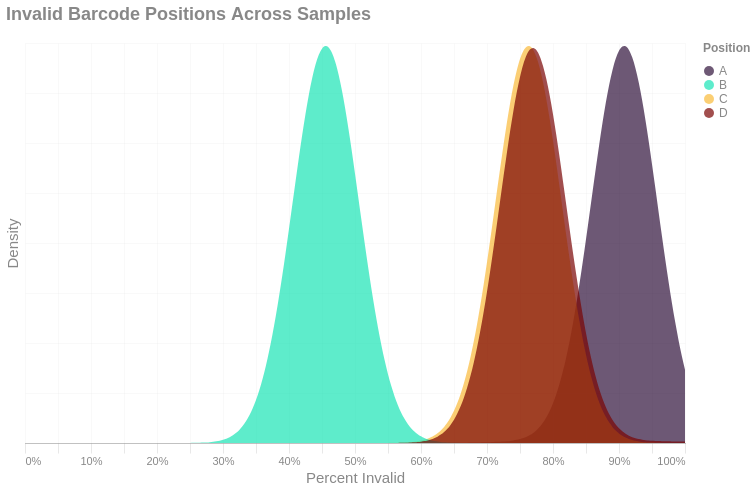

The cell this chart's notebook holds for it:
### Markdown cell above
## Invalid Positions in Barcodes
This is the density distribution of invalid barcode positions across all samples as a percent of all the invalid barcodes.
This should help you assess whether some positions have a higher incidence of failure than others, which may be diagnostic
of issues with the chemistry. You can isolate any of the positions by clicking on them in the figure legend.

### Code cell
selection = alt.selection_point(fields=['Position'], bind='legend')
with SafeRender(invalids_long):
    (
        alt.Chart(invalids_long)
        .transform_density(
            density='Invalid',
            groupby=['Position'],
            extent=[0, 1],
            bandwidth=0.05  # Adjust this to control smoothness
        )
        .mark_area(opacity = 1, line=False, interpolate="natural")
        .encode(
            x=alt.X('value:Q', title='Percent Invalid').axis(format="%"),
            y=alt.Y('density:Q', title='Density')
                .axis(labels=False)
                .stack(False),
            color= alt.Color('Position:N')
                .title("Position")
                .scale(range=palette(invalids_long['Position'].nunique())),
            opacity=alt.when(selection).then(alt.value(1)).otherwise(alt.value(0.1)),
            tooltip = [
                "Position:N",
                alt.Tooltip("value:Q", bin=True, format = ".0%", title="Percent Invalid")
            ],
        )
    .add_params(selection)
    .properties(
            title='Invalid Barcode Positions Across Samples',
            usermeta={'embedOptions': {'downloadFileName': 'invalid.bc.positions'}}
        )
    ).display()

### Figure 1 — Vega-Lite specification as saved in the notebook (floating-point values rounded to 4 significant figures; data arrays with more than 128 entries replaced by an {"elided": "..."} marker saying what was removed)
{"width": "container", "height": 400, "config": {"title": {"anchor": "start", "dy": -15, "fontSize": 18, "color": "#888888", "subtitleColor": "#888888", "subtitleFontSize": 14}, "arc": {"fill": "#0072B2"}, "axis": {"domainColor": "#888888", "domainWidth": 0.5, "gridWidth": 0.2, "grid": false, "titleFontWeight": 400, "titleFontSize": 15, "labelFontSize": 11, "labelColor": "#888888", "tickColor": "#888888", "tickWidth": 0.2, "titleColor": "#888888"}, "axisBand": {"grid": false}, "axisX": {"grid": true, "tickSize": 10, "domainCap": "round"}, "axisY": {"domain": false, "grid": true, "tickSize": 0, "domainCap": "round"}, "background": "transparent", "header": {"labelFontSize": 15, "labelColor": "#888888", "titleFontSize": 15, "titleFontWeight": 600, "titleColor": "#888888"}, "legend": {"labelFont": "sans-serif", "labelFontSize": 12, "labelColor": "#888888", "symbolSize": 100, "symbolType": "circle", "titleFontSize": 12, "titlePadding": 10, "titleColor": "#888888", "title": null}, "range": {"category": ["#E69F00", "#56B4E9", "#009E73", "#F0E442", "#0072B2", "#D55E00", "#CC79A7", "#000000"], "diverging": ["#cfe8f3", "#a2d4ec", "#73bfe2", "#46abdb", "#1696d2", "#12719e"]}, "area": {"fill": "#0072B2", "fillOpacity": 0.7, "line": true, "strokeOpacity": 0.7}, "line": {"color": "#0072B2", "stroke": "#0072B2", "strokeWidth": 2}, "trail": {"color": "#0072B2", "stroke": "#0072B2", "strokeWidth": 0, "size": 1}, "point": {"filled": true, "fillOpacity": 1.0, "size": 95}, "text": {"color": "#888888", "fontSize": 11, "align": "right", "fontWeight": 400, "size": 11}, "bar": {"fill": "#0072B2", "stroke": null}, "view": {"stroke": null, "continuousWidth": 660, "continuousHeight": 400}}, "data": {"name": "data-4bac4f209b4d298b382647ad62997103"}, "mark": {"type": "area", "interpolate": "natural", "line": false, "opacity": 1}, "encoding": {"color": {"field": "Position", "scale": {"range": ["#30123B", "#1AE4B6", "#FABA39", "#7A0403"]}, "title": "Position", "type": "nominal"}, "opacity": {"condition": [{"param": "param_28d682d82f851a8c", "value": 1}], "value": 0.1}, "tooltip": [{"field": "Position", "type": "nominal"}, {"bin": true, "field": "value", "format": ".0%", "title": "Percent Invalid", "type": "quantitative"}], "x": {"axis": {"format": "%"}, "field": "value", "title": "Percent Invalid", "type": "quantitative"}, "y": {"axis": {"labels": false}, "field": "density", "stack": false, "title": "Density", "type": "quantitative"}}, "params": [{"name": "param_28d682d82f851a8c", "select": {"type": "point", "fields": ["Position"]}, "bind": "legend"}], "title": "Invalid Barcode Positions Across Samples", "transform": [{"density": "Invalid", "bandwidth": 0.05, "extent": [0, 1], "groupby": ["Position"]}], "usermeta": {"embedOptions": {"downloadFileName": "invalid.bc.positions"}}, "$schema": "https://vega.github.io/schema/vega-lite/v6.4.1.json", "datasets": {"data-4bac4f209b4d298b382647ad62997103": {"elided": "1404 records"}}}
